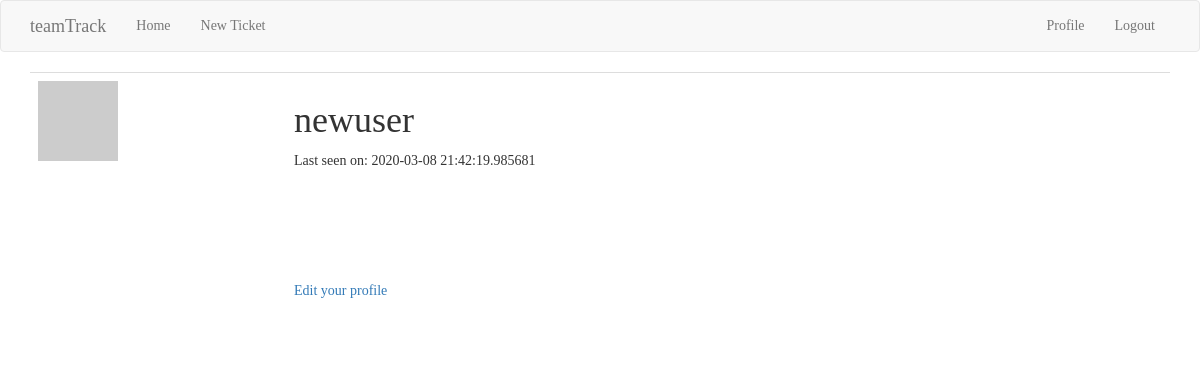
Before: /user/newuser (signed in) with the older database file.
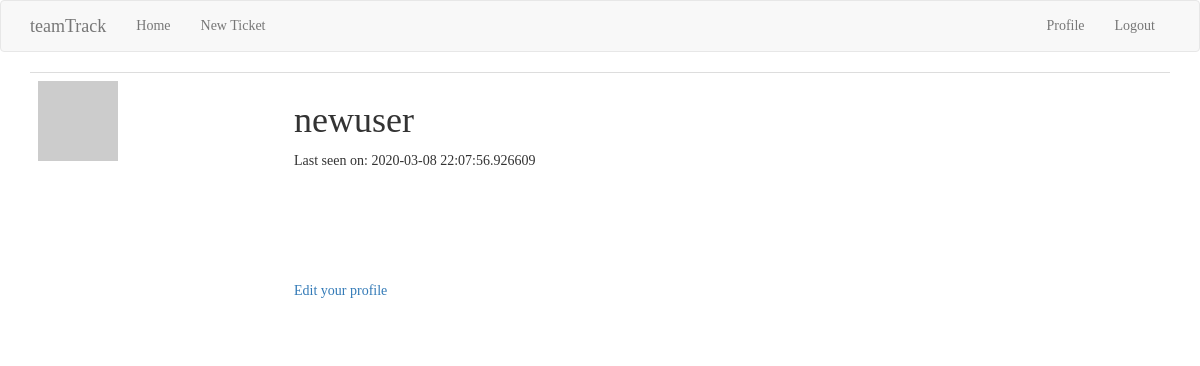
After: the same page with the newer database file.
### app/models.py (models this page shows, shortened)
class User(UserMixin, db.Model):
    id = db.Column(db.Integer, primary_key=True)
    username = db.Column(db.String(64), index=True, unique=True)
    email = db.Column(db.String(120), index=True, unique=True)
    password_hash = db.Column(db.String(128))
    tickets = db.relationship('Ticket', backref='author', lazy='dynamic')
    about_me = db.Column(db.String(140))
    last_seen = db.Column(db.DateTime, default=datetime.utcnow)
    followed = db.relationship(
        'User', secondary=followers,
        primaryjoin=(followers.c.follower_id == id),
        secondaryjoin=(followers.c.followed_id == id),
        backref=db.backref('followers', lazy='dynamic'), lazy='dynamic')
    def avatar(self, size):
        digest = md5(self.email.lower().encode('utf-8')).hexdigest()
        return 'https://www.gravatar.com/avatar/{}?d=identicon&s={}'.format(
            digest, size)

### app/routes.py (the view)
@app.route('/user/<username>')
@login_required
def user(username):
    user = User.query.filter_by(username=username).first_or_404()
    page = request.args.get('page', 1, type=int)
    return render_template('user.html', user=user)

### app/models.py (called while the page is built)
@login.user_loader
def load_user(id):
    return User.query.get(int(id))

### app/routes.py (called while the page is built)
@app.before_request
def before_request():
    if current_user.is_authenticated:
        current_user.last_seen = datetime.utcnow()
        db.session.commit()

### app/templates/user.html (shortened to what this page needs)
{% extends "base.html" %}
{% block app_content %}
    <table class="table">
        <tr>
            <td width="256px"><img src="{{ user.avatar(256) }}"></td>
            <td>
                <h1>{{ user.username }}</h1>
                {% if user.last_seen %}<p>Last seen on: {{ user.last_seen }}</p>{% endif %}
                <br><br><br><br><br>
                <p><a href="{{ url_for('edit_profile') }}">Edit your profile</a></p>
            </td>
        </tr>
    </table>
{% endblock %}

### app/templates/base.html (shortened to what this page needs)
{% extends 'bootstrap/base.html' %}
{% block styles %}
{{super()}}
  <link rel="stylesheet" href="{{url_for('.static', filename='style.css')}}">
{% endblock %}
{% block navbar %}
    <nav class="navbar navbar-default">
        <div class="container">
            <div class="navbar-header">
                <a class="navbar-brand" href="{{ url_for('index') }}">teamTrack</a>
            </div>
            <div class="collapse navbar-collapse" id="bs-example-navbar-collapse-1">
                <ul class="nav navbar-nav">
                    <li><a href="{{ url_for('index') }}">Home</a></li>
                    <li><a href="{{ url_for('ticket') }}">New Ticket</a></li>
                </ul>
                <ul class="nav navbar-nav navbar-right">
                    {% if current_user.is_anonymous %}
                    <li><a href="{{ url_for('login') }}">Login</a></li>
                    {% else %}
                    <li><a href="{{ url_for('user', username=current_user.username) }}">Profile</a></li>
                    <li><a href="{{ url_for('logout') }}">Logout</a></li>
                    {% endif %}
                </ul>
            </div>
        </div>
    </nav>
{% endblock %}
{% block content %}
    <div class="container">
        {% block app_content %}{% endblock %}
    </div>
{% endblock %}

### app/static/style.css (style rules this page uses)
body { background: url("https://i.ibb.co/3cSjCh3/New-Project.jpg") no-repeat center center fixed; -webkit-background-size: cover; -moz-background-size: cover; background-size: cover; -o-background-size: cover; font-family: "Lucida Console"; }

Changed rows visible on the page:
changed User "newuser": last_seen "2020-03-08 21:42:19.985681" → "2020-03-08 22:07:56.926609"
